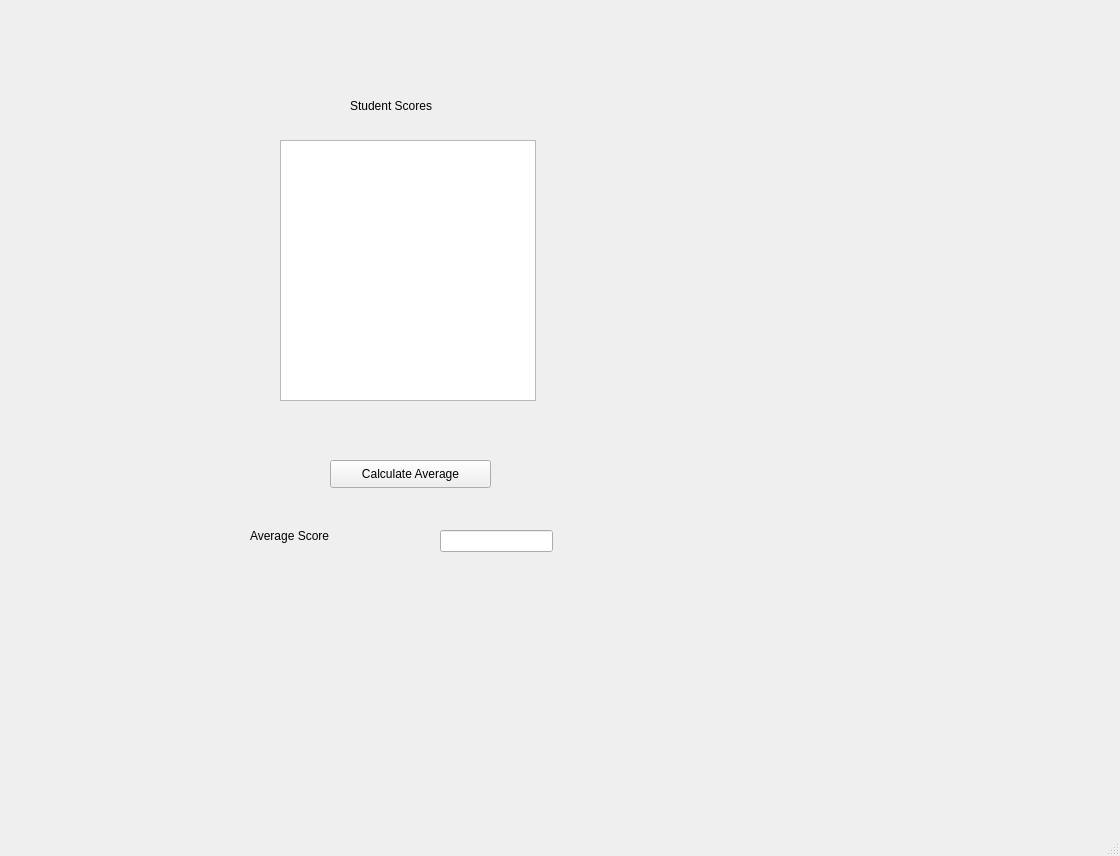
<?xml version="1.0" encoding="UTF-8"?>
<ui version="4.0">
 <class>studentScores</class>
 <widget class="QMainWindow" name="studentScores">
  <property name="geometry">
   <rect>
    <x>0</x>
    <y>0</y>
    <width>1120</width>
    <height>856</height>
   </rect>
  </property>
  <property name="windowTitle">
   <string>Student Scores</string>
  </property>
  <widget class="QWidget" name="centralwidget">
   <widget class="QLabel" name="lblStudentScores">
    <property name="geometry">
     <rect>
      <x>350</x>
      <y>90</y>
      <width>111</width>
      <height>31</height>
     </rect>
    </property>
    <property name="font">
     <font>
      <family>Segoe UI</family>
      <pointsize>9</pointsize>
     </font>
    </property>
    <property name="text">
     <string>Student Scores</string>
    </property>
   </widget>
   <widget class="QListWidget" name="lstStudentScores">
    <property name="geometry">
     <rect>
      <x>280</x>
      <y>140</y>
      <width>256</width>
      <height>261</height>
     </rect>
    </property>
   </widget>
   <widget class="QPushButton" name="btnCalculate">
    <property name="geometry">
     <rect>
      <x>330</x>
      <y>460</y>
      <width>161</width>
      <height>28</height>
     </rect>
    </property>
    <property name="font">
     <font>
      <family>Segoe UI</family>
      <pointsize>9</pointsize>
     </font>
    </property>
    <property name="text">
     <string>Calculate Average</string>
    </property>
   </widget>
   <widget class="QLabel" name="lblAverage">
    <property name="geometry">
     <rect>
      <x>250</x>
      <y>520</y>
      <width>111</width>
      <height>31</height>
     </rect>
    </property>
    <property name="font">
     <font>
      <family>Segoe UI</family>
      <pointsize>9</pointsize>
     </font>
    </property>
    <property name="text">
     <string>Average Score</string>
    </property>
   </widget>
   <widget class="QLineEdit" name="txtAverage">
    <property name="geometry">
     <rect>
      <x>440</x>
      <y>530</y>
      <width>113</width>
      <height>22</height>
     </rect>
    </property>
    <property name="font">
     <font>
      <family>Segoe UI</family>
      <pointsize>9</pointsize>
     </font>
    </property>
    <property name="readOnly">
     <bool>true</bool>
    </property>
   </widget>
  </widget>
  <widget class="QMenuBar" name="menubar">
   <property name="geometry">
    <rect>
     <x>0</x>
     <y>0</y>
     <width>1120</width>
     <height>26</height>
    </rect>
   </property>
  </widget>
  <widget class="QStatusBar" name="statusbar"/>
 </widget>
 <resources/>
 <connections/>
</ui>
